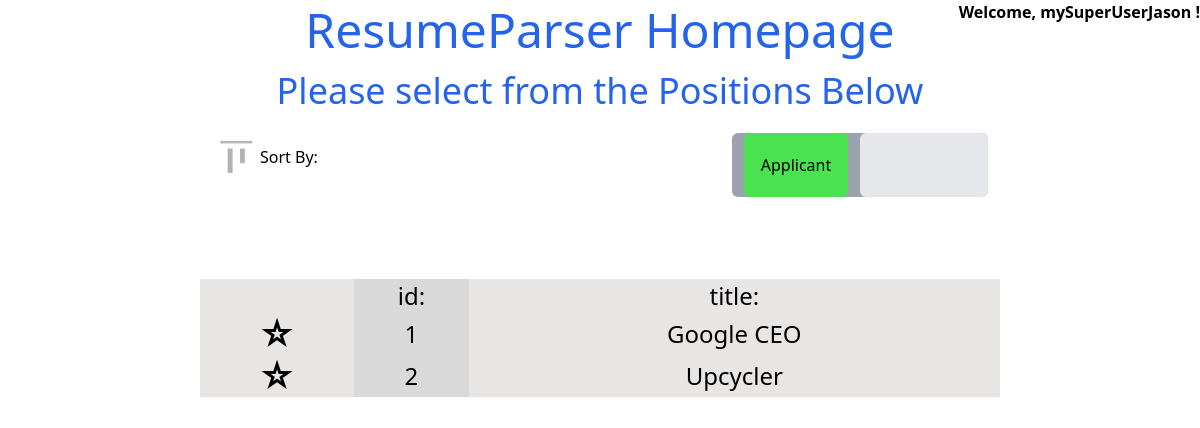
The app's page / (signed in) with its own data.
### ResumeParser/models.py (models this page shows, shortened)
class Profile(models.Model):
    user = models.OneToOneField(User, on_delete=models.CASCADE)
    resumeadmin = models.BooleanField(default=False)
    def __str__(self) -> str:
        display_name = self.user.first_name + " " + self.user.last_name
        if display_name.strip() == "":
            return self.user.username
        return self.user.first_name + " " + self.user.last_name

class Opening(models.Model):
    name = models.CharField(max_length=30)
    description = models.TextField(max_length = 70, default="", blank = True)
    weighting = JSONField(default=json.dumps(default_weighting))

### ResumeParser/views.py (the view)
# urls.py: path('', views.index, name='index'),
def index(request):
    openings = Opening.objects.all()
    context = {
        "opening" : openings,
    }
    return render(request, "ResumeParser/index.html", context)

### ResumeParser/jsonfield.py (called while the page is built)
    def to_python(self, value):
        if value == "":
            return None
        try:
            if isinstance(value, str):
                return json.loads(value)
        except ValueError:
            pass
        return value

    def from_db_value(self, value, *args):
        return self.to_python(value)

### ResumeParser/templates/ResumeParser/index.html (shortened to what this page needs)
{% extends "ResumeParser/base.html" %}
{% load static %}
{% block header %}
<link rel="stylesheet" href="{% static 'ResumeParser/css/index.css' %}">
{% endblock header %}
{% block content %}
{% if user.is_authenticated %}
    <p class="absolute font-extrabold right-0">Welcome, {{ user.profile }} !</p>
    {% else %}
    Not Logged In
    {% endif %}
<div class="flex items-center flex-col h-screen">
  <h1 class="font-medium leading-tight text-5xl mt-0 mb-2 text-blue-600">ResumeParser Homepage</h1>
  <h2 class="font-normal leading-tight text-4xl mt-0 mb-2 text-blue-600">Please select from the Positions Below</h2>
  <div class="flex justify-between items-start w-8/12 p-3 ">
    <div class="rounded-lg">
      <span class="flex items-center justify-space-around">
        <img class="w-12" src="{% static 'ResumeParser/imgs/sort_by.png' %}" alt="">
        <p class="text-4x1 font-medium text-center object-center">Sort By:</p>
      </span>
    </div>
    <div onclick="modeToggle()">
      <div id="reviewer_switch"  class="bg-gray-400 w-64 h-16 rounded-md flex items-center justify-around">
        <div style="width: 103.79px; background-color: #4AE250;" class="h-16 rounded-md flex items-center justify-center">
          <span> Applicant </span>
        </div>
        <div style="width: 103.79px; background-color: #FB5858;" class="h-16 rounded-md flex items-center justify-center">
        <span> Reviewer </span>
        </div>
      </div>
      <div id="cover" style="left: 8rem/* 128px */;" class="bg-gray-200 z-10 inline-block bottom-16 relative rounded-md w-32 h-16 left-32"></div>
    </div>
  </div>
  <table id="positions_table" class="w-8/12 text-center text-2xl">
      <tr>
        <td></td>
        <td>id:</td>
        <td>title:</td>
      </tr>
    {% for open in opening %}
    <tr onclick="go_to('{{open.id}}')">
        <td class="text-4xl font-bold ">&#9734;</td><td>{{open.id}}</td><td>{{open.name}}</td>
    </tr>
    {% endfor %}
  </table>
</div>
{% endblock content %}

### ResumeParser/static/ResumeParser/css/index.css (style rules this page uses)
td:nth-child(even) { --tw-bg-opacity: 1; background-color: #D9D9D9; }
td:nth-child(odd) { background-color: #E8E5E5; }

### records on screen
Opening: id "1", name "Google CEO"
Opening: id "2", name "Upcycler"

### other values on screen
{{ user.profile }} "mySuperUserJason"
